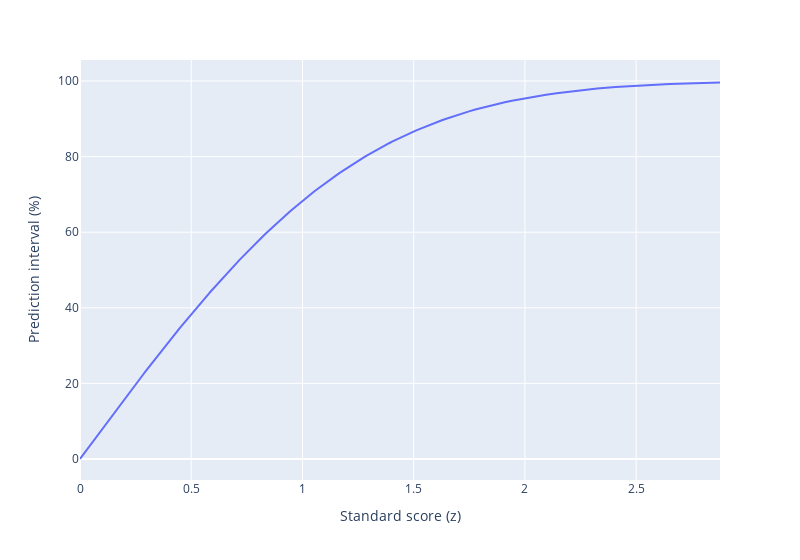

Write notebook code for a chart like this one.
### Markdown cell above
The mean value of the population for the attack kill performance is $\mu_0 = 0.3762$ and the standard deviation is $\sigma=0.4845$.
The standard score $z$ associated to her performance is given by:

$z = \frac{\hat{x} - \mu_0}{\sigma / \sqrt{n}}$
where $\hat{x}$ is the sample mean, in this case her attack kill percentage.

Hence:
$z = \frac{0.3899 - 0.3762}{0.4845 / \sqrt{672}} = 0.72$

<br>

The standard score $z$ expresses how the performance differed from the mean $\mu_0$. A value of $0$ means the performance was perfectly aligned to the average, positive (negative) values mean that the performance was above (below) the average. The standard deviation of the population $\sigma$ is divided by the square root of the number of attacks $n$ to find the standard deviation of the sample ($n$ attacks - the one related to the current player - are "sampled" from the overall attack population).


Note that the standard score $z$ is not linear with respect to the prediction interval (see plot). Most of the performers (68%) are expected to fall into the (-1, 1) $z$ interval, 95% of them into the (-1.96, 1.96) interval.

It is clear how a $z$ score increase from $z=0$ (approx better than 50%) to $z=0.5$ (better than 84%) is very different to the same absolute increase of $\Delta z=+0.5$ when going from $z=2.5$ (better than 99.4%) to $z=3$ (better than 99.8%).

This means that using the $z$ score as normalized distance measure can be very effective in determining outstanding performance (both *good* and *bad*), while it tends to group most of the players into a relatively narrow center band. This could be desired or not: in this case, the effect is welcome to separate more effectively strong performers.

As the clustering techniques relies mostly on distance measurements, I will cap $z$ to 5 to limit extreme outliers.

### Code cell
prob = np.linspace(0, 1, 250)
z_plot = [sc.stats.norm.interval(p)[1] for p in prob]

fig = px.line(y=np.multiply(prob, 100), x=z_plot, width=800)
fig.update_xaxes(title="Standard score (z)")
fig.update_yaxes(title="Prediction interval (%)")
fig.show()

### Figure 1 — Plotly figure (JSON) as saved in the notebook; plotly's stock layout.template omitted (floating-point values rounded to 4 significant figures; data arrays with more than 128 entries replaced by an {"elided": "..."} marker saying what was removed)
{"data": [{"hovertemplate": "x=%{x}<br>y=%{y}<extra></extra>", "legendgroup": "", "line": {"color": "#636efa", "dash": "solid"}, "marker": {"symbol": "circle"}, "mode": "lines", "name": "", "orientation": "v", "showlegend": false, "type": "scatter", "x": {"elided": "250 float values"}, "xaxis": "x", "y": {"elided": "250 float values"}, "yaxis": "y"}], "layout": {"legend": {"tracegroupgap": 0}, "margin": {"t": 60}, "width": 800, "xaxis": {"anchor": "y", "domain": [0.0, 1.0], "title": {"text": "Standard score (z)"}}, "yaxis": {"anchor": "x", "domain": [0.0, 1.0], "title": {"text": "Prediction interval (%)"}}}}
